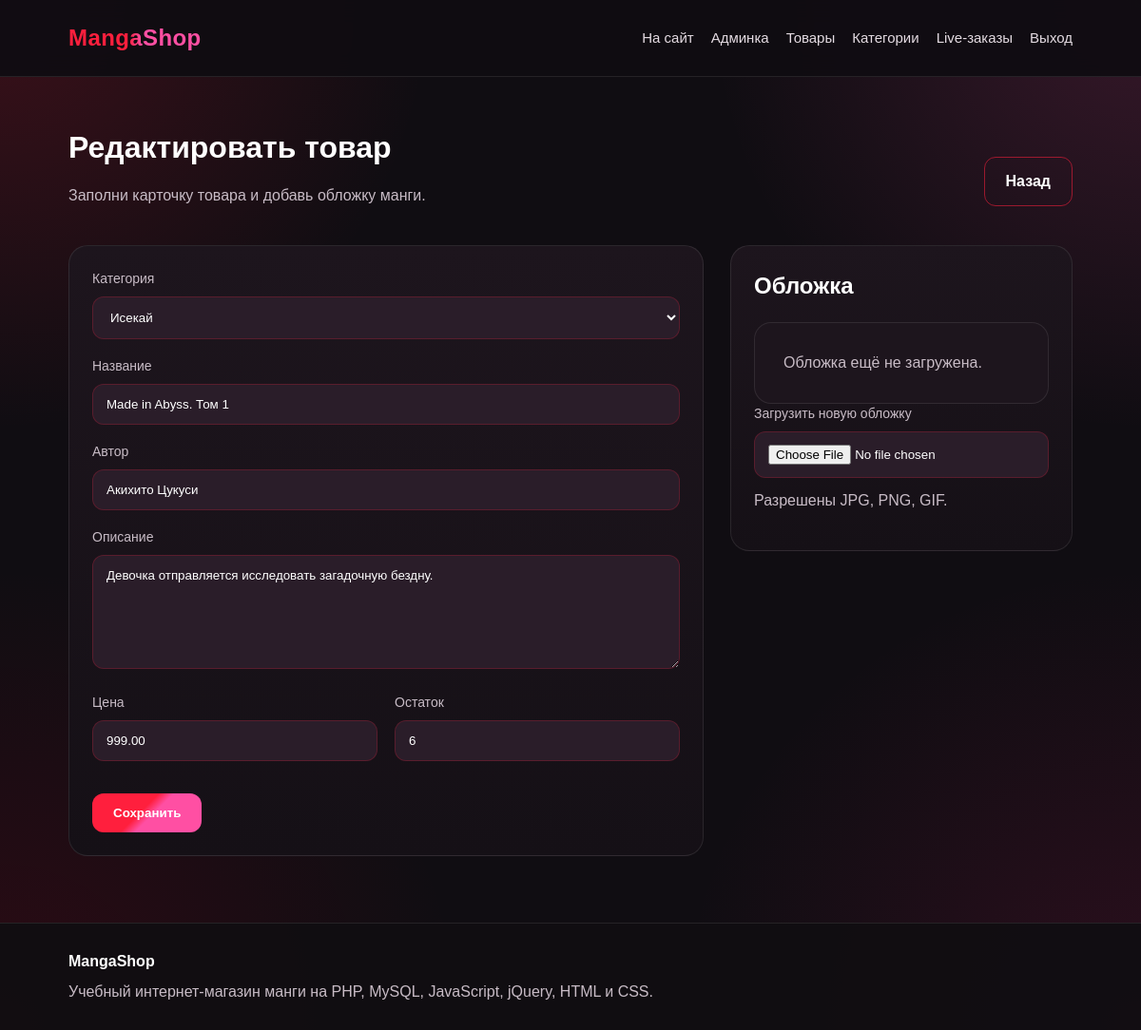
The app's page /admin/product_edit.php?id=24 (signed in), older data.
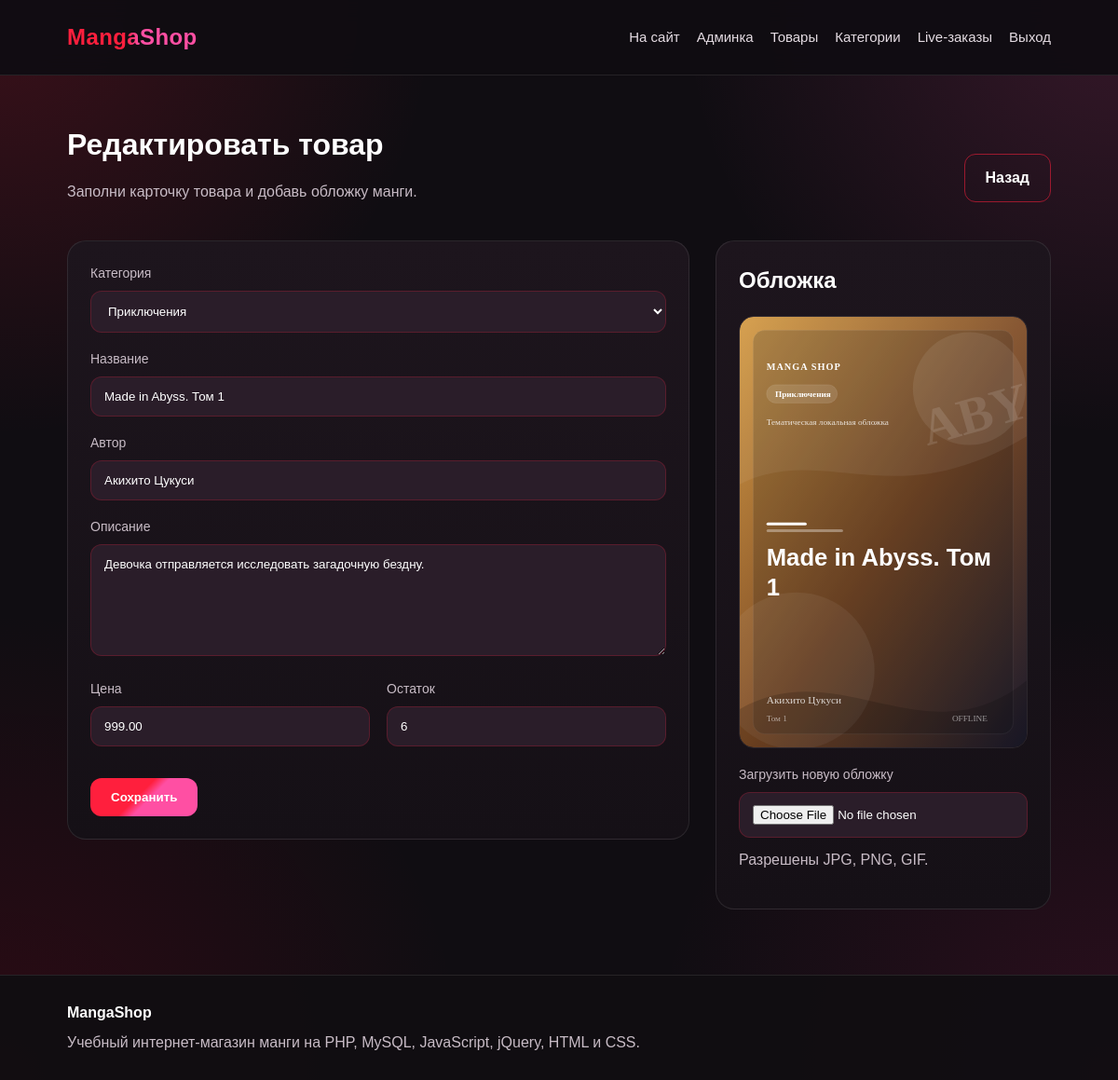
The same page, newer data.
### tables this page shows
CREATE TABLE `products` (
  `id` int(11) NOT NULL,
  `category_id` int(11) NOT NULL,
  `title` varchar(200) NOT NULL,
  `author` varchar(150) DEFAULT NULL,
  `description` text,
  `price` decimal(10,2) NOT NULL,
  `image` varchar(255) DEFAULT NULL,
  `stock` int(11) NOT NULL DEFAULT '0',
  `created_at` timestamp NULL DEFAULT CURRENT_TIMESTAMP
);

CREATE TABLE `categories` (
  `id` int(11) NOT NULL,
  `title` varchar(150) NOT NULL,
  `description` text
);

### includes/auth.php (called while the page is built, shortened)
<?php
function e($value)
{
    return htmlspecialchars($value, ENT_QUOTES, 'UTF-8');
}
function product_image_url($filename)
{
    $filename = trim((string)$filename);
    if ($filename === '') {
        return null;
    }
    $path = __DIR__ . '/../uploads/products/' . $filename;
    return '/uploads/products/' . rawurlencode($filename);
}

### admin/product_edit.php (the view, shortened to what this page needs)
<?php
require_once __DIR__ . '/../includes/db.php';
require_once __DIR__ . '/../includes/auth.php';
$id = isset($_GET['id']) ? (int)$_GET['id'] : 0;
$categories = $pdo->query("SELECT * FROM categories ORDER BY title ASC")->fetchAll();
$product = array(
    'id' => 0,
    'category_id' => '',
    'title' => '',
    'author' => '',
    'description' => '',
    'price' => '',
    'image' => '',
    'stock' => ''
);
if ($id > 0) {
    $stmt = $pdo->prepare("SELECT * FROM products WHERE id = ?");
    $stmt->execute(array($id));
    $foundProduct = $stmt->fetch();
    $product = $foundProduct;
}
?>
<?php require_once __DIR__ . '/../includes/header.php'; ?>
<main class="container">
    <div class="page-title">
        <div>
            <h1><?php echo $id > 0 ? 'Редактировать товар' : 'Добавить товар'; ?></h1>
            <p class="page-subtitle">Заполни карточку товара и добавь обложку манги.</p>
        </div>
        <a href="/admin/products.php" class="btn btn-secondary">Назад</a>
    </div>
    <form method="post" enctype="multipart/form-data" class="admin-form">
        <div class="admin-form-grid">
            <div class="admin-box">
                <div class="form-group">
                    <label>Категория</label>
                    <select class="form-control" name="category_id">
                        <?php foreach ($categories as $category): ?>
                            <option value="<?php echo (int)$category['id']; ?>" <?php echo (int)$product['category_id'] === (int)$category['id'] ? 'selected' : ''; ?>>
                                <?php echo e($category['title']); ?>
                            </option>
                        <?php endforeach; ?>
                    </select>
                </div>
                <div class="form-group">
                    <label>Название</label>
                    <input class="form-control" type="text" name="title" value="<?php echo e($product['title']); ?>">
                </div>
                <div class="form-group">
                    <label>Автор</label>
                    <input class="form-control" type="text" name="author" value="<?php echo e($product['author']); ?>">
                </div>
                <div class="form-group">
                    <label>Описание</label>
                    <textarea class="form-control" name="description"><?php echo e($product['description']); ?></textarea>
                </div>
                <div class="form-row">
                    <div class="form-group">
                        <label>Цена</label>
                        <input class="form-control" type="number" step="0.01" min="0" name="price" value="<?php echo e($product['price']); ?>">
                    </div>
                    <div class="form-group">
                        <label>Остаток</label>
                        <input class="form-control" type="number" min="0" name="stock" value="<?php echo e($product['stock']); ?>">
                    </div>
                </div>
                <button class="btn" type="submit">Сохранить</button>
            </div>
            <div class="admin-box">
                <h2>Обложка</h2>
                <?php $imageUrl = product_image_url($product['image']); ?>
                <?php if ($imageUrl): ?>
                    <img class="admin-preview" src="<?php echo e($imageUrl); ?>" alt="">
                <?php else: ?>
                    <div class="empty">Обложка ещё не загружена.</div>
                <?php endif; ?>
                <div class="form-group">
                    <label>Загрузить новую обложку</label>
                    <input class="form-control" type="file" name="image" accept="image/jpeg,image/png,image/gif">
                </div>
                <p class="page-subtitle">Разрешены JPG, PNG, GIF.</p>
            </div>
        </div>
    </form>
</main>
<?php require_once __DIR__ . '/../includes/footer.php'; ?>

Row changes from the older to the newer data that the page shows:
changed products "Made in Abyss. Том 1": category_id "Исекай" → "Приключения"; image: picture added
Text that changed along with them:
text no longer shown: "Обложка ещё не загружена."
